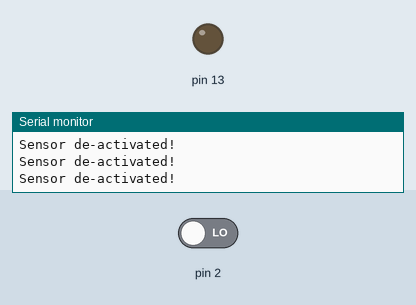
Simulated run of this sketch. Board: Arduino Uno, built with avr-gcc and run on an emulated ATmega328P. Shown: output pins drawn as LEDs (lit = HIGH), the last lines printed to the serial monitor. The inputs (shaded band) are chosen by the test bench; at power-on: pin 2 LOW.

Above: at 2.8 s.
2.9 s: pin 2 driven HIGH
At 4.2 s:
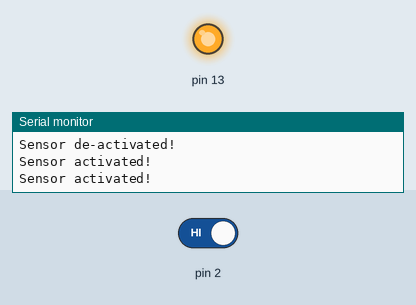
4.5 s: pin 2 driven LOW
At 5.9 s:
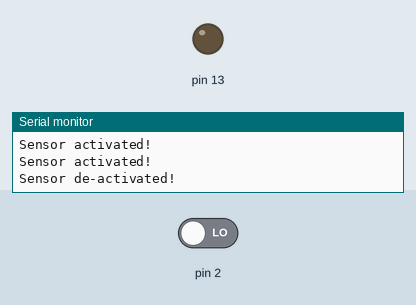
Timing chart, 0 to 7.5 s (numbered marks = the images above; inputs shaded):
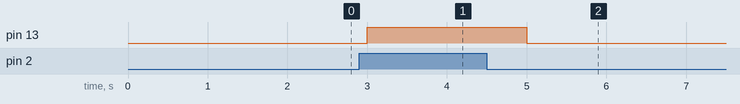

The sketch:

Motion_Sensor_Project.ino
```cpp
// C++ code
//
int sensorState = 0;

void setup()
{
  pinMode(2, INPUT);
  pinMode(13, OUTPUT);
  Serial.begin(9600);
}

void loop()
{
  // read the state of the sensor/digital input
  sensorState = digitalRead(2);
  // check if sensor pin is HIGH. if it is, set the
  // LED on.
  if (sensorState == HIGH) {
    digitalWrite(13, HIGH);
    Serial.println("Sensor activated!");
  } else {
    digitalWrite(13, LOW);
        Serial.println("Sensor de-activated!");

  }
  delay(1000); // Delay a little bit to improve simulation performance
}
```

Measured:
- after the input at 2.9 s, pin 13: LOW → HIGH after 0.10 s
- after the input at 4.5 s, pin 13: HIGH → LOW after 0.50 s
